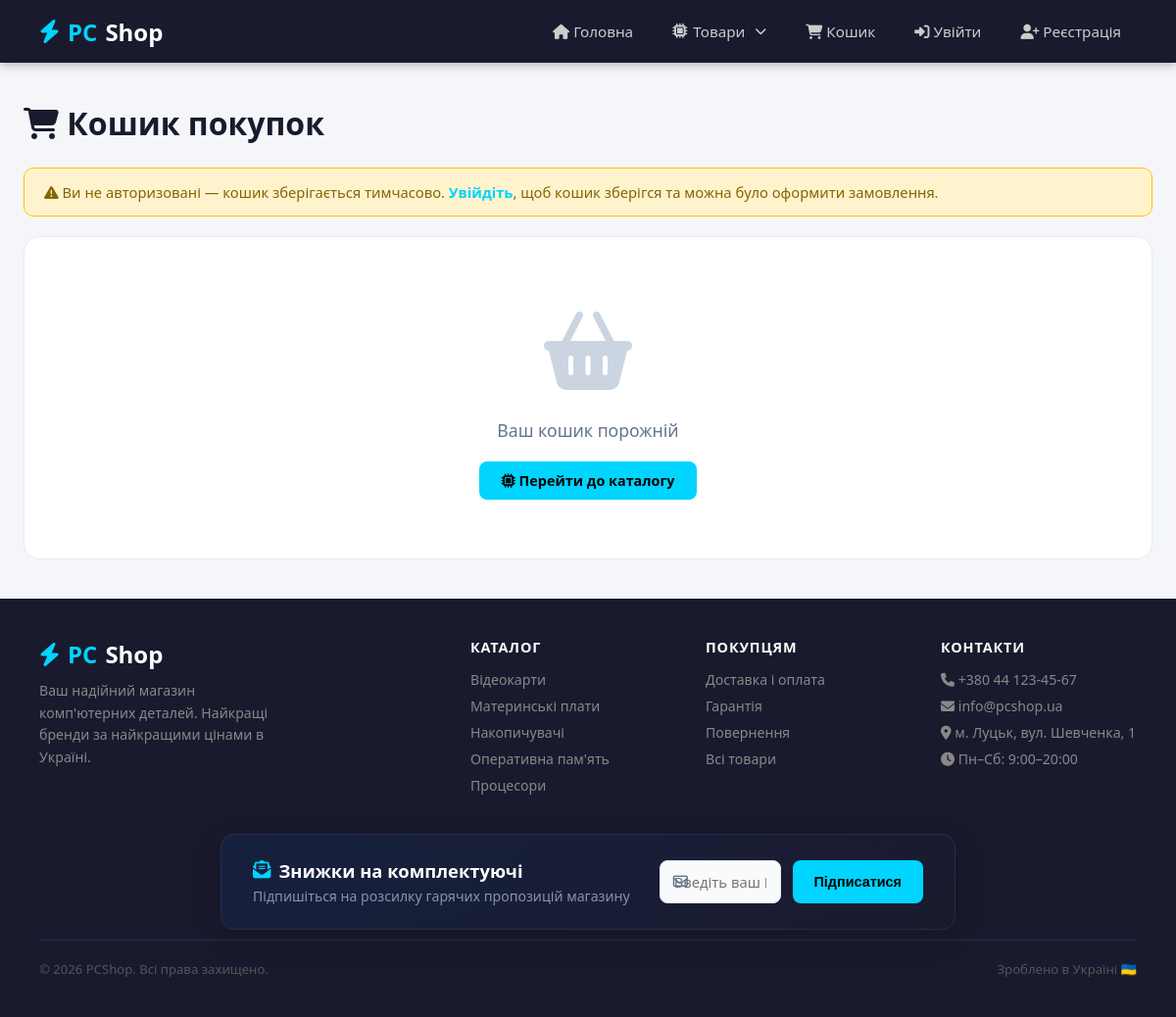
Page /cart/ on the committed database.
### myapp/models.py (models this page shows, shortened)
class Category(models.Model):
    name = models.CharField(max_length=100, verbose_name='Назва категорії')
    slug = models.SlugField(unique=True, verbose_name='URL-ідентифікатор')
    description = models.TextField(blank=True, verbose_name='Опис')
    created_at = models.DateTimeField(auto_now_add=True, verbose_name='Створено о')
    updated_at = models.DateTimeField(auto_now=True, verbose_name='Оновлено о')
    class Meta:
        verbose_name = 'Категорія'
        verbose_name_plural = 'Категорії'
        ordering = ['name']

### myapp/views.py (the view, shortened to what this page needs)
# urls.py: path('cart/', views.cart_detail, name='cart_detail'),
def cart_detail(request):
    categories = Category.objects.all()
    cart        = request.session.get('cart', {})
    cart_items  = []
    total_price = 0
    return render(request, 'myapp/cart.html', {
        'categories':  categories,
        'cart_items':  cart_items,
        'total_price': total_price,
        'is_db_cart':  False,
    })

### myapp/templates/myapp/cart.html (shortened to what this page needs)
{% extends 'myapp/base.html' %}
{% block content %}
<div class="container" style="padding: 40px 24px;">
  <h1 style="margin-bottom: 24px; color: #1a1a2e;">
    <i class="fa-solid fa-cart-shopping"></i> Кошик покупок
  </h1>
  {% if not user.is_authenticated %}
    <div style="background: #fff3cd; border: 1px solid #ffc107; border-radius: 10px; padding: 14px 20px; margin-bottom: 20px; color: #856404; font-size: 0.92rem;">
      <i class="fa-solid fa-triangle-exclamation"></i>
      Ви не авторизовані — кошик зберігається тимчасово.
      <a href="{% url 'login' %}" style="color: #00d4ff; font-weight: 600;">Увійдіть</a>,
      щоб кошик зберігся та можна було оформити замовлення.
    </div>
  {% endif %}
  {% if cart_items %}
    <div class="cart-layout-grid">
      <div class="cart-items-list">
        {% for item in cart_items %}
        <div class="cart-item-card">
          <div class="cart-item-img">
            {% if is_db_cart %}
              {% if item.product.image %}
                <img src="{{ item.product.image.url }}" alt="{{ item.product.name }}">
              {% else %}
                <i class="fa-solid fa-box-open" style="font-size: 2rem; color: #cbd5e1;"></i>
              {% endif %}
            {% else %}
              {% if item.product.image %}
                <img src="{{ item.product.image.url }}" alt="{{ item.product.name }}">
              {% else %}
                <i class="fa-solid fa-box-open" style="font-size: 2rem; color: #cbd5e1;"></i>
              {% endif %}
            {% endif %}
          </div>
          <div class="cart-item-details">
            <span class="product-brand" style="font-size: 0.75rem;">
              {% if is_db_cart %}{{ item.product.brand }}{% else %}{{ item.product.brand }}{% endif %}
            </span>
            <h4 class="cart-item-title">
              {% if is_db_cart %}{{ item.product.name }}{% else %}{{ item.product.name }}{% endif %}
            </h4>
          </div>
          <div class="cart-quantity-controls">
            <a href="{% if is_db_cart %}{% url 'cart_update' item.product.id 'decrement' %}{% else %}{% url 'cart_update' item.product.id 'decrement' %}{% endif %}" class="qty-btn">
              <i class="fa-solid fa-minus"></i>
            </a>
            <span class="qty-number">{{ item.quantity }}</span>
            <a href="{% url 'cart_update' item.product.id 'increment' %}" class="qty-btn">
              <i class="fa-solid fa-plus"></i>
            </a>
          </div>
          <div class="cart-item-price-block">
            <div class="subtotal-label">Сума</div>
            <div class="subtotal-price">
              {% if is_db_cart %}{{ item.subtotal }}{% else %}{{ item.subtotal }}{% endif %} ₴
            </div>
            <small style="color: #94a3b8;">{{ item.product.price }} ₴ / шт.</small>
          </div>
          <a href="{% url 'cart_remove' item.product.id %}" class="cart-item-delete" title="Видалити">
            <i class="fa-solid fa-trash-can"></i>
          </a>
        </div>
        {% endfor %}
      </div>
      <div class="cart-summary-card">
        <h3 style="color: white; margin-bottom: 20px; font-size: 1.1rem; border-bottom: 1px solid #2a2a4a; padding-bottom: 12px;">
          <i class="fa-solid fa-receipt"></i> Разом до оплати
        </h3>
        <div style="display: flex; justify-content: space-between; margin-bottom: 24px; font-size: 1.4rem; font-weight: 700;">
          <span>Загальна сума:</span>
          <span style="color: #00d4ff;">{{ total_price }} ₴</span>
        </div>
        {% if user.is_authenticated %}
          <a href="{% url 'checkout' %}" class="btn btn-primary"
             style="width: 100%; padding: 14px; font-size: 1.05rem; display: flex; align-items: center; justify-content: center; gap: 8px; text-decoration: none;">
            <i class="fa-solid fa-credit-card"></i> Оформити замовлення
          </a>
        {% else %}
          <a href="{% url 'login' %}?next={% url 'checkout' %}" class="btn btn-primary"
             style="width: 100%; padding: 14px; font-size: 1.05rem; display: flex; align-items: center; justify-content: center; gap: 8px; text-decoration: none;">
            <i class="fa-solid fa-right-to-bracket"></i> Увійти для оформлення
          </a>
        {% endif %}
      </div>
    </div>
  {% else %}
    <div class="empty" style="background: white; padding: 60px; border-radius: 16px; border: 1px solid #e8edf5;">
      <div class="empty-icon" style="font-size: 5rem; color: #cbd5e1;">
        <i class="fa-solid fa-basket-shopping"></i>
      </div>
      <p style="font-size: 1.1rem; color: #64748b; margin-bottom: 20px;">Ваш кошик порожній</p>
      <a href="{% url 'catalog' %}" class="btn btn-primary">
        <i class="fa-solid fa-microchip"></i> Перейти до каталогу
      </a>
    </div>
  {% endif %}
</div>
{% endblock %}

### myapp/templates/myapp/base.html (shortened to what this page needs)
{% load static %}
<!DOCTYPE html>
<html lang="uk">
<head>
  <link rel="stylesheet" href="{% static 'myapp/css/style.css' %}">
  <link rel="stylesheet" href="https://cdnjs.cloudflare.com/ajax/libs/font-awesome/6.5.1/css/all.min.css">
</head>
<body>
<header>
  <a href="{% url 'home' %}" class="logo">
    <i class="fa-solid fa-bolt" style="color: #00d4ff;"></i> <span>PC</span>Shop
  </a>
  <nav id="navMenu">
    <a href="{% url 'home' %}"><i class="fa-solid fa-house"></i> Головна</a>
    <div class="dropdown">
      <a href="{% url 'catalog' %}" class="dropdown-btn-link">
        <i class="fa-solid fa-microchip"></i> Товари
        <i class="fa-solid fa-chevron-down" style="font-size: 0.75rem; margin-left: 4px;"></i>
      </a>
    </div>
    <a href="{% url 'cart_detail' %}"><i class="fa-solid fa-cart-shopping"></i> Кошик</a>
    {% if user.is_authenticated %}
    <a href="{% url 'profile' %}"><i class="fa-solid fa-user"></i> {{ user.first_name|default:user.username }}</a>
    <a href="{% url 'logout' %}"><i class="fa-solid fa-right-from-bracket"></i> Вийти</a>
  {% else %}
    <a href="{% url 'login' %}"><i class="fa-solid fa-right-to-bracket"></i> Увійти</a>
    <a href="{% url 'register' %}"><i class="fa-solid fa-user-plus"></i> Реєстрація</a>
  {% endif %}
  </nav>
</header>
<main>
  {% block content %}{% endblock %}
</main>
<footer>
  <div class="footer-grid">
    <div class="footer-brand">
      <div class="logo"><i class="fa-solid fa-bolt" style="color: #00d4ff;"></i> <span>PC</span>Shop</div>
      <p>Ваш надійний магазин комп'ютерних деталей. Найкращі бренди за найкращими цінами в Україні.</p>
    </div>
    <div class="footer-col">
      <h4>Каталог</h4>
      <ul>
        {% for cat in categories %}
          <li><a href="{% url 'category_detail' cat.slug %}">{{ cat.name }}</a></li>
        {% endfor %}
      </ul>
    </div>
    <div class="footer-col">
      <h4>Покупцям</h4>
      <ul>
        <li><a href="#">Доставка і оплата</a></li>
        <li><a href="#">Гарантія</a></li>
        <li><a href="#">Повернення</a></li>
        <li><a href="{% url 'catalog' %}">Всі товари</a></li>
      </ul>
    </div>
    <div class="footer-col">
      <h4>Контакти</h4>
      <ul>
        <li><i class="fa-solid fa-phone"></i> +380 44 123-45-67</li>
        <li><i class="fa-solid fa-envelope"></i> info@pcshop.ua</li>
        <li><i class="fa-solid fa-location-dot"></i> м. Луцьк, вул. Шевченка, 1</li>
        <li><i class="fa-solid fa-clock"></i> Пн–Сб: 9:00–20:00</li>
      </ul>
    </div>
  </div>
  <div class="newsletter-container-modern">
      <div class="newsletter-card-modern">
        <div class="newsletter-text">
          <h4><i class="fa-solid fa-envelope-open-text" style="color: #00d4ff;"></i> Знижки на комплектуючі</h4>
          <p>Підпишіться на розсилку гарячих пропозицій магазину</p>
        </div>
        <form action="{% url 'newsletter_subscribe' %}" method="POST" class="newsletter-form-modern">
          <div class="input-with-icon">
            <input type="email" name="email" placeholder="Введіть ваш Email..." required>
          </div>
          <button type="submit" class="btn btn-primary">Підписатися</button>
        </form>
      </div>
  </div>
  <div class="footer-bottom">
    <p>© 2026 PCShop. Всі права захищено.</p>
    <p>Зроблено в Україні 🇺🇦</p>
  </div>
</footer>
</body>
</html>

### myapp/static/myapp/css/style.css (style rules this page uses)
* { margin: 0; padding: 0; box-sizing: border-box; }
body { font-family: 'Segoe UI', sans-serif; background: #f4f6f9; color: #222; min-height: 100vh; display: flex; flex-direction: column; }
a { text-decoration: none; color: inherit; }
main { flex: 1; }
.btn { display: inline-block; padding: 10px 22px; border-radius: 8px; font-weight: 600; font-size: 0.9rem; cursor: pointer; transition: all 0.2s; border: none; }
.btn-primary { background: #00d4ff; color: #000; }
.container { max-width: 1200px; margin: 0 auto; padding: 0 24px; }
header { background: #1a1a2e; color: white; padding: 0 40px; display: flex; align-items: center; justify-content: space-between; height: 64px; position: sticky; top: 0; z-index: 100; box-shadow: 0 2px 10px rgba(0,0,0,0.3); }
.logo { font-size: 1.5rem; font-weight: 700; color: white; display: flex; align-items: center; gap: 8px; }
.logo span { color: #00d4ff; }
nav { display: flex; align-items: center; gap: 8px; }
nav a { color: #ccc; padding: 8px 16px; border-radius: 6px; font-size: 0.95rem; transition: all 0.2s; }
footer { background: #1a1a2e; color: #aaa; padding: 40px; margin-top: auto; }
.footer-grid { display: grid; grid-template-columns: 2fr 1fr 1fr 1fr; gap: 40px; max-width: 1200px; margin: 0 auto 30px; }
.footer-brand p { font-size: 0.88rem; line-height: 1.6; color: #888; max-width: 240px; margin-top: 10px; }
.footer-col h4 { color: white; font-size: 0.9rem; font-weight: 600; text-transform: uppercase; letter-spacing: 0.06em; margin-bottom: 14px; }
.footer-col ul { list-style: none; display: flex; flex-direction: column; gap: 8px; }
.footer-col ul a { color: #888; font-size: 0.88rem; transition: color 0.2s; }
.footer-col ul li { color: #888; font-size: 0.88rem; }
.footer-bottom { border-top: 1px solid #2a2a4a; padding-top: 20px; max-width: 1200px; margin: 0 auto; display: flex; justify-content: space-between; font-size: 0.82rem; color: #555; }
.empty { text-align: center; padding: 60px 0; color: #999; }
.empty-icon { font-size: 4rem; margin-bottom: 16px; }
.dropdown { position: relative; display: flex; align-items: center; height: 64px; }
.dropdown-btn-link { color: #ccc; padding: 8px 16px; border-radius: 6px; font-size: 0.95rem; transition: all 0.2s; display: flex; align-items: center; gap: 6px; }
.newsletter-container-modern { max-width: 1200px; margin: 40px auto 10px; padding: 0 24px; }
.newsletter-card-modern { background: linear-gradient(135deg, #16213e 0%, #1a1a2e 100%); border: 1px solid #2a2a4a; border-radius: 14px; padding: 24px 32px; display: flex; align-items: center; justify-content: space-between; gap: 30px; box-shadow: 0 8px 32px rgba(0, 0, 0, 0.2); max-width: 750px; margin: 0 auto; }
.newsletter-text { text-align: left; flex-shrink: 0; }
.newsletter-text h4 { color: white; font-size: 1.15rem; font-weight: 700; margin-bottom: 4px; display: flex; align-items: center; gap: 8px; }
.newsletter-text p { color: #8892b0; font-size: 0.88rem; margin: 0; }
.newsletter-form-modern { display: flex; gap: 12px; flex-content: space-between; flex: 1; max-width: 420px; }
.input-with-icon { position: relative; flex: 1; }
.input-with-icon input { width: 100%; padding: 11px 16px 11px 40px; background: #0f172a; border: 1px solid #334155; border-radius: 8px; color: white; font-family: inherit; font-size: 0.9rem; transition: all 0.2s ease; }
.newsletter-form-modern .btn-primary { padding: 11px 22px; font-size: 0.9rem; border-radius: 8px; white-space: nowrap; }
input[type="text"], input[type="email"], input[type="password"] { width: 100%; padding: 11px 14px; border: 1px solid #e2e8f0; border-radius: 8px; font-family: inherit; font-size: 0.92rem; color: #334155; background: #f8fafc; transition: all 0.2s; outline: none; }

### rows in the picture
Category: name "Відеокарти"
Category: name "Материнські плати"
Category: name "Накопичувачі"
Category: name "Оперативна пам'ять"
Category: name "Процесори"
